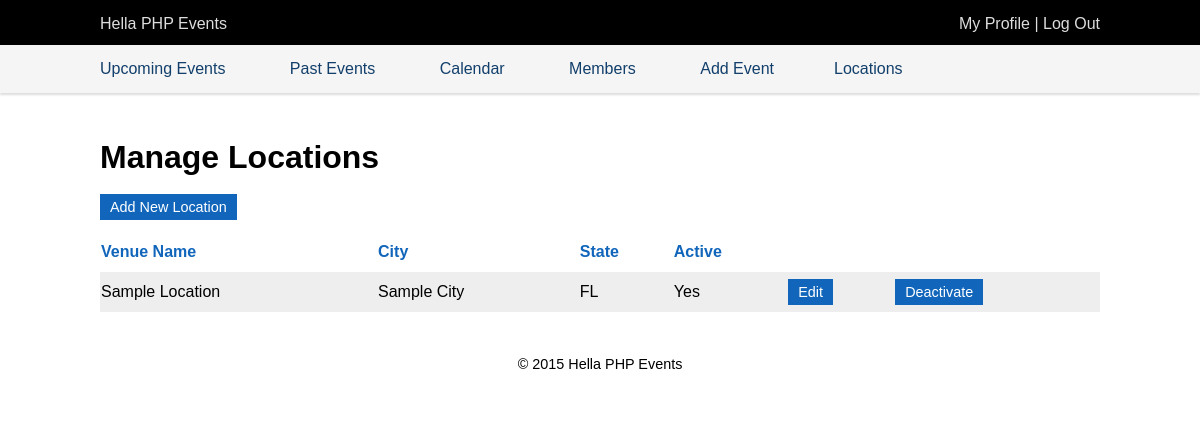
Screenshot of /index.php?page=managelocations (signed in) with the database file from the repository.
### tables this page shows
CREATE TABLE IF NOT EXISTS `locations` (
`locationid` int(8) unsigned zerofill NOT NULL,
  `locationname` varchar(255) NOT NULL,
  `streetaddr1` varchar(255) NOT NULL,
  `aptunit` varchar(255) DEFAULT NULL,
  `city` varchar(64) NOT NULL,
  `state` char(2) NOT NULL,
  `country` char(3) NOT NULL,
  `zip` char(5) NOT NULL,
  `phone` char(14) NOT NULL,
  `phoneext` char(10) DEFAULT NULL,
  `website` varchar(255) DEFAULT NULL,
  `comment` text NOT NULL,
  `allownewevents` tinyint(1) NOT NULL DEFAULT '1'
);

### public_html/includes/functions.inc.php (called while the page is built, shortened)
<?php
function getPage() {
   return htmlentities($_GET['page']);
}
function escape_data($data) {
    global $dbc;
    $data = trim($data);
    $data = strip_tags($data);
    $data = htmlentities($data, ENT_QUOTES);
    return mysqli_real_escape_string($dbc, $data);
}
?>

### public_html/includes/sqlstatements.inc.php (called while the page is built, shortened)
<?php
function getLocations($orderby = 'locationname', $all = true) {
    global $dbc;
    $q = "SELECT `locationid`, `locationname`, `city`, `state`, `country`, `allownewevents` "
            . "FROM `locations` "
            . "ORDER BY $orderby";
    $r = @mysqli_query($dbc, $q);
    return $r;
}
function getRank($userid) {
    global $dbc;
    $q = "SELECT `userrank` FROM `users` WHERE `userid` = '$userid'";
    $r = @mysqli_query($dbc, $q);
    $row = mysqli_fetch_array($r, MYSQLI_ASSOC);
    return $row['userrank'];
}
?>

### public_html/includes/checklogin.inc.php (called while the page is built, shortened)
<?php
if (isset($_SESSION['loggedin'])) {
    $rank = (int)getRank(escape_data($_SESSION['userid']));
} else {
    $loggedin = false;
    $rank = 1;
}

### public_html/pagelets/managelocations.inc.php (the view)
<?php
if ($rank >= ADMIN_RANK) { ?>
    <div class="results">
        <p><a class="button" href="?page=addlocation">Add New Location</a></p>
<?php
    if (isset($_GET['orderby'])) {
        $orderby = escape_data($_GET['orderby']);
    } else {
        $orderby = "locationname";
    }
    $result = getLocations($orderby);
    $numrows = mysqli_num_rows($result);
    if ($numrows > 0) {
        ?>
          <table>
              <tr>
                  <th><?php echo "<a href='?page=$page&amp;orderby=locationname'>Venue Name</a>"; ?></th>
                  <th><?php echo "<a href='?page=$page&amp;orderby=city'>City</a>"; ?></th>
                  <th><?php echo "<a href='?page=$page&amp;orderby=state'>State</a>"; ?></th>
                  <th><?php echo "<a href='?page=$page&amp;orderby=allownewevents'>Active</a>"; ?></th>
                  <th></th>
                  <th></th>
              </tr>
            <?php
            $bg = 'whitebg';
            while ($row = mysqli_fetch_array($result, MYSQLI_ASSOC)) {
                $bg = ($bg =='ltgreybg' ? 'whitebg' : 'ltgreybg');
                $active = $row['allownewevents'] == 1 ? "Yes" : "No";
                echo '<tr class="' . $bg . '"><td>'
                    . $row['locationname']
                    . "</td><td>"
                    . $row['city']
                    . "</td><td>"
                    . $row['state']
                    . "</td><td>"
                    . $active
                    . "</td><td>"
                    . '<a class="button" href="?page=addlocation&amp;lid='
                    . $row['locationid']
                    . '">Edit</a>'
                    . "</td>";
                if ($row['allownewevents'] == 1) {
                    echo '<td><a class="button" href="responders/allowlocation.php?allow=0&amp;lid='
                    . $row['locationid']
                    . '">Deactivate</a></td>';
                } else {
                    echo '<td><a class="button" href="responders/allowlocation.php?allow=1&amp;lid='
                    . $row['locationid']
                    . '">Reactivate</a></td>';
                }
                echo "</tr>";
            }
            ?>
        </table>
        <?php
    } else {
        echo "<p>No locations found.</p>";
    }
} else {
    echo "<p>You are not authorized to perform this function.</p>";
}
?>
</div>

### public_html/styles/common.css (style rules this page uses)
body { margin: 0; padding: 0; font-family: helvetica; background-color: #fff; }
a { color: #1166bb; text-decoration: none; }
.results table { width: 100%; border-collapse: collapse; }
.results th { font-weight: bold; text-align: left; }
.results tr { height: 40px; }
.button, .button:visited { font-size: 0.9em; padding: 5px 10px; background: #1166bb; color: #ffffff; }
.ltgreybg { background-color: #eee; }

### public_html/styles/small320.css (style rules this page uses)
.results { font-size: .8em; }

### rows the page displays
locations: locationname "Sample Location", city "Sample City", state "FL", allownewevents "Yes"

### other values shown
constant('SITENAME') "Hella PHP Events"
constant("PROFILE") "My Profile"
constant('LOGOUT') "Log Out"
constant("EVENTLIST") "Upcoming Events"
constant("PASTEVENTS") "Past Events"
constant("CAL") "Calendar"
constant("MEMBERS") "Members"
constant("ADDEVENT") "Add Event"
constant("MANAGELOCS") "Locations"
constant(strtoupper($page) . '_TITLE') "Manage Locations"
constant("COPY") "© 2015 Hella PHP Events"
